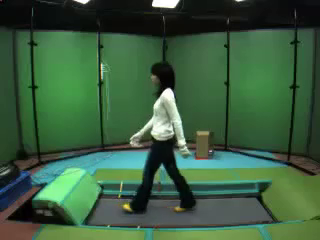
#> input picture frame 3 of sample/gait.mp4, 320 x 240 px
$ jupyter execute 4-1_optical_flow_iterative.ipynb   (shell and % lines are left out)
#> lines starting #> are read from the running program, lines starting #| are printed output that depends on the picture
## 準備
フォルダに、`gait.mp4`をアップロードしましょう。

## ライブラリ類のインポートなど

[cell 1]
import cv2
import numpy as np  # PythonのOpenCVでは、画像はnumpyのarrayとして管理される
from PIL import Image
import matplotlib.pyplot as plt

def imshow(img):  # Colab用imshow関数として
  if img.ndim == 3:
    img = cv2.cvtColor(img,cv2.COLOR_BGR2RGB)
    display(Image.fromarray(img))
  else:
    display(Image.fromarray(img))

## 繰り返し最小化による速度ベクトルの導出

1. 準備

[cell 2]
# 動画の読み込み
cap = cv2.VideoCapture('gait.mp4')

frame_first = 0  # 最初のフレーム。対象フレームを変えたければこの辺を変更。
frame_second = 1 # 移動先のフレーム。対象フレームを変えたければこの辺を変更。

# 動画を画像列として格納
frame_count = 0
while True:
    ret, frame = cap.read()
#> frame is the input picture: shape (240, 320, 3); mean B, G, R 63.1, 92.8, 59.2
    if not ret:
        break

    # グレースケール、[0,1]の値として輝度値を格納した画像にする。I_0 -> I_1
    if frame_count == frame_first:
      frame = cv2.cvtColor(frame,cv2.COLOR_BGR2GRAY)
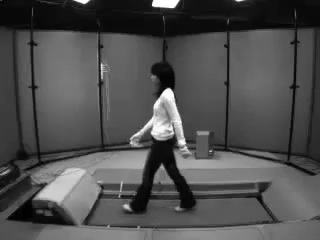
#> frame: shape (240, 320); min 0, max 255, mean 79.3
      I_0 = frame.astype(float) / 255.0
    if frame_count == frame_second:
      frame = cv2.cvtColor(frame,cv2.COLOR_BGR2GRAY)
      I_1 = frame.astype(float) / 255.0

    frame_count = frame_count + 1
cap.release()

# 中心差分近似によるI_xの導出
kernel = 0.5 * np.array([[0, 0, 0], [-1, 0, 1], [0, 0, 0]])
I_x = cv2.filter2D(I_0, -1, kernel)

# 中心差分近似によるI_yの導出
kernel = 0.5 * np.array([[0, -1, 0], [0, 0, 0], [0, 1, 0]])
I_y = cv2.filter2D(I_0, -1, kernel)

# 時間方向の微分 I_t
I_t = I_1 - I_0

# 表示
print("入力 I_0, I_1")
imshow(np.hstack([(I_0*255).astype(np.uint8),(I_1*255).astype(np.uint8)]))
print("微分 I_x, I_y, I_t")
imshow(np.hstack([(I_x*128 + 128).astype(np.uint8),(I_y*128 + 128).astype(np.uint8),(I_t*128 + 128).astype(np.uint8)]))


$ run again, starting later in the video
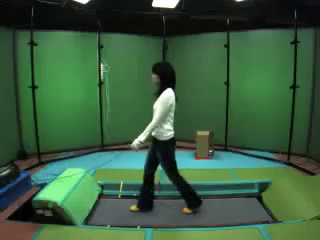
#> input picture frame 14 of sample/gait.mp4, 320 x 240 px
#> frame is the input picture: shape (240, 320, 3); mean B, G, R 62.7, 92.4, 58.5
#> `frame = cv2.cvtColor(frame,cv2.COLOR_BGR2GRAY)`:
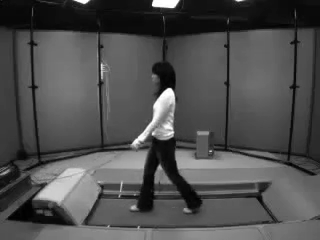
#> frame: shape (240, 320); min 0, max 255, mean 78.9

$ run again, starting later in the video
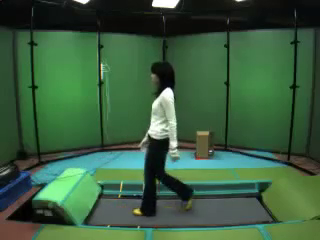
#> input picture frame 25 of sample/gait.mp4, 320 x 240 px
#> frame is the input picture: shape (240, 320, 3); mean B, G, R 63.1, 92.9, 59
#> frame: shape (240, 320)
#> `v = uv[..., 1]`:
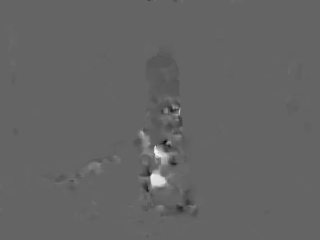
#> v: shape (240, 320) float32; min -8.8, max 13.48, mean 0.0111; drawn with min black and max white
#> in imshow (call 13), `display(Image.fromarray(img))`:
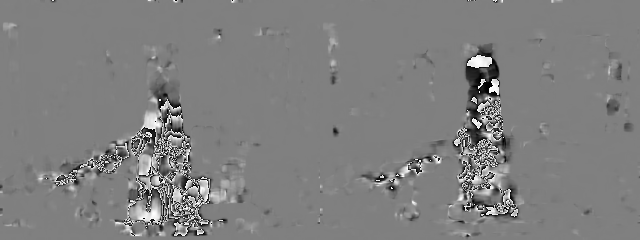
#> shown: PIL image 640x240 L; min 0, max 255, mean 127.3
